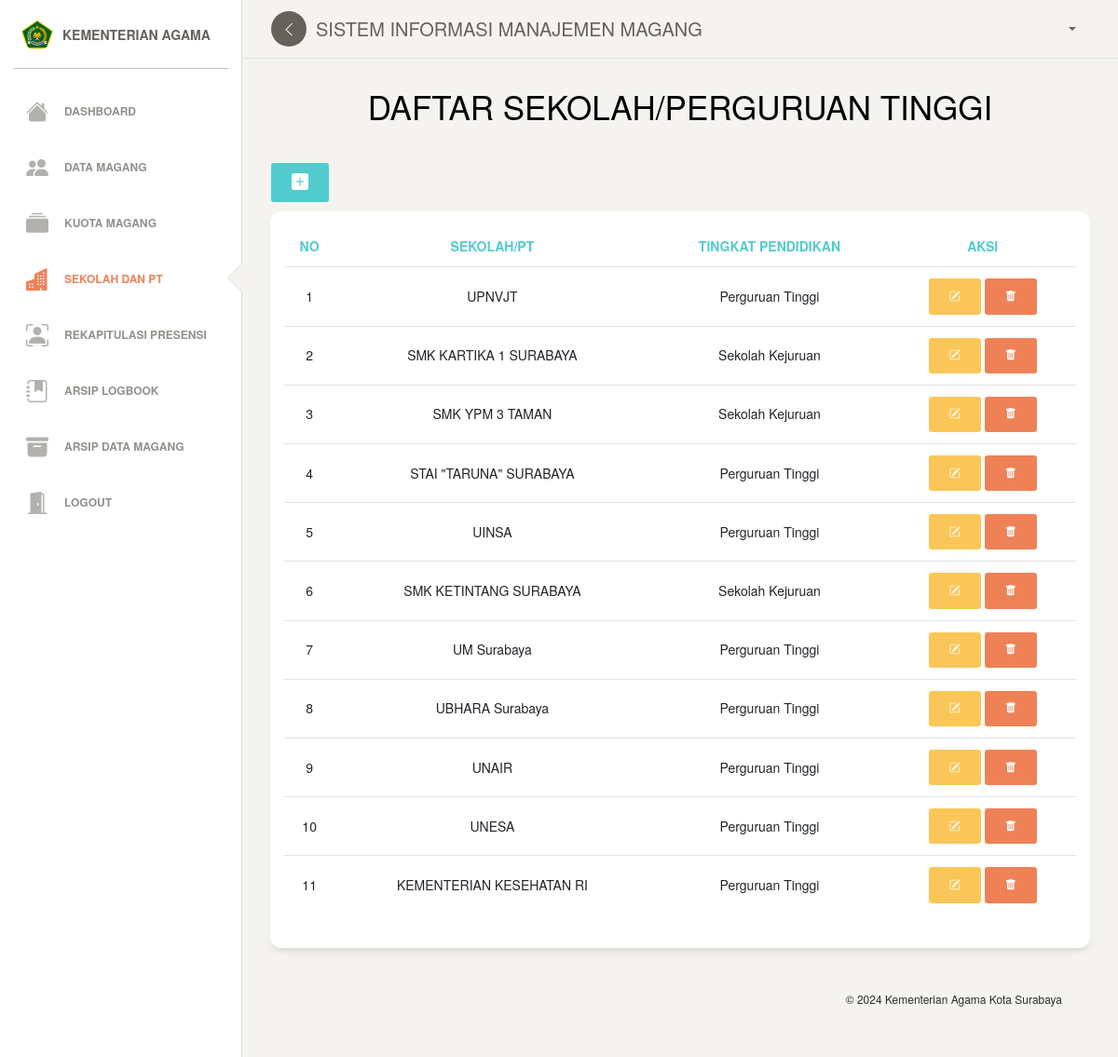
/admin/DaftarSekolahPT.php (signed in), run on the app's committed database.
### tables this page shows
CREATE TABLE `tb_sekolah_pt` (
  `ID_SEKOLAH_PT` int(11) NOT NULL AUTO_INCREMENT,
  `NAMA_SEKOLAH_PT` varchar(225) NOT NULL,
  `ID_PENDIDIKAN` int(11) NOT NULL,
  PRIMARY KEY (`ID_SEKOLAH_PT`),
  KEY `ID_PENDIDIKAN` (`ID_PENDIDIKAN`),
  CONSTRAINT `tb_sekolah_pt_ibfk_1` FOREIGN KEY (`ID_PENDIDIKAN`) REFERENCES `tb_pendidikan` (`ID_PENDIDIKAN`) ON DELETE NO ACTION ON UPDATE NO ACTION
);

CREATE TABLE `tb_pendidikan` (
  `ID_PENDIDIKAN` int(11) NOT NULL AUTO_INCREMENT,
  `TINGKAT_PENDIDIKAN` varchar(50) NOT NULL,
  PRIMARY KEY (`ID_PENDIDIKAN`)
);

### admin/DaftarSekolahPT.php (the view, shortened to what this page needs)
<?php
    include  '../koneksi.php';
?>
<!DOCTYPE html>
<html lang="en">
    <head>
        <link href="https://maxcdn.bootstrapcdn.com/font-awesome/latest/css/font-awesome.min.css" rel="stylesheet">
        <link rel="stylesheet" href="https://cdn.jsdelivr.net/npm/bootstrap-icons@1.10.2/font/bootstrap-icons.css">
        <link href="../assets/css/bootstrap.min.css" rel="stylesheet" />
        <link href="../assets/css/paper-dashboard.min.css?v=2.1.1" rel="stylesheet" />
        <link href="../assets/demo/demo.css" rel="stylesheet" />
    </head>
    <body class="">
        <div class="wrapper ">
            <div class="sidebar" data-color="white" data-active-color="danger">
                <div class="sidebar-wrapper">
                    <div class="user">
                        <div class="photo">
                            <img src="../assets/img/LOGO KEMENAG.png" alt="Logo">
                        </div>
                        <div class="info" style="font-weight: bold;">
                            <a class="simple-text logo-normal">
                                <span>
                                    KEMENTERIAN AGAMA
                                </span>
                            </a>
                        </div>
                    </div>
                    <ul class="nav">
                        <li>
                        <a href="./Dashboard.php">
                            <i class="bi bi-house-fill"></i>
                            <p>Dashboard</p>
                        </a>
                        </li>
                        <li>
                        <a href="./DataMagang.php">
                            <i class="bi bi-people-fill"></i>
                            <p>Data Magang</p>
                        </a>
                        </li>
                        <li>
                            <a href="./KuotaMagang.php">
                                <i class="bi bi-collection-fill"></i>
                                <p>Kuota Magang</p>
                            </a>
                        </li>
                        <li class="active">
                            <a href="./DaftarSekolahPT.php">
                                <i class="bi bi-buildings-fill"></i>
                                <p>Sekolah dan PT</p>
                            </a>
                        </li>
                        <li>
                            <a href="./ArsipPresensi.php">
                                <i class="bi bi-person-bounding-box"></i>
                                <p>Rekapitulasi Presensi</p>
                            </a>
                        </li>
                        <li>
                            <a href="./ArsipLogbook.php">
                                <i class="bi bi-journal-bookmark-fill"></i>
                                <p>Arsip Logbook</p>
                            </a>
                        </li>
                        <li >
                            <a href="./Arsip.php">
                                <i class="bi bi-archive-fill"></i>
                                <p>Arsip Data Magang</p>
                            </a>
                        </li>
                        <li class="nav-item-door">
                            <a href="../index.php">
                                <i class="bi bi-door-open-fill"></i>
                                <p>Logout</p>
                            </a>
                        </li>
                    </ul>
                </div>
            </div>
            <div class="main-panel" style="height: 100%; overflow-y: auto;">
                <nav class="navbar navbar-expand-lg navbar-absolute fixed-top navbar-transparent">
                    <div class="container-fluid">
                        <div class="navbar-wrapper">
                            <div class="navbar-minimize">
                                <button id="minimizeSidebar" class="btn btn-icon btn-round">
                                    <i class="nc-icon nc-minimal-left text-center visible-on-sidebar-regular"></i>
                                </button>
                            </div>
                            <a class="navbar-brand" href="javascript:;">SISTEM INFORMASI MANAJEMEN MAGANG</a>
                        </div>
                        <div class="collapse navbar-collapse justify-content-end" id="navigation">
                            <ul class="navbar-nav">
                                <li class="nav-item btn-rotate dropdown">
                                    <a class="nav-link dropdown-toggle" id="navbarDropdownMenuLink" data-toggle="dropdown" aria-haspopup="true" aria-expanded="false">
                                    </a>
                                </li>
                            </ul>
                        </div>
                    </div>
                </nav>
                <div class="content">
                    <h2 style="text-align: center;">
                        <a href="./DaftarSekolahPT.php" style="text-decoration: none; color: black;">DAFTAR SEKOLAH/PERGURUAN TINGGI</a>
                    </h2>
                    <div class="row">
                        <div class="col-md-12">
                            <button type="button" class="btn btn-primary" data-bs-toggle="modal" data-bs-target="#tambahSekolahPT">
                                <i class="bi bi-plus-square-fill" style="text-decoration: none; color: inherit; font-size:large"></i>
                            </button>
                        </div>
                    </div>
                    <div class="row">
                        <div class="col-md-12">
                            <div class="card">
                                <div class="card-body">
                                    <div class="table-responsive">
                                        <table class="table">
                                            <thead class=" text-primary">
                                                <th class="text-center">No</th>
                                                <th class="text-center">Sekolah/PT</th>
                                                <th class="text-center">Tingkat Pendidikan</th>
                                                <th class="text-center">Aksi</th>
                                            </thead>
                                            <tbody>
                                                <tr>
                                                    <?php
                                                    $view = $dbh->query("SELECT * FROM `tb_sekolah_pt` a
                                                                            JOIN `tb_pendidikan` b ON a.ID_PENDIDIKAN = b.ID_PENDIDIKAN
                                                                            ORDER BY `ID_SEKOLAH_PT`;");
                                                    if($view->rowCount()>0){
                                                        $no=1;
                                                        while($data = $view->fetch()){
                                                    ?>
                                                            <tr>
                                                                <td class="text-center"><?php echo $no++; ?></td>
                                                                <td class="text-center"><?php echo $data['NAMA_SEKOLAH_PT'];?></td>
                                                                <td class="text-center"><?php echo $data['TINGKAT_PENDIDIKAN'];?></td>
                                                                <td class="text-center">
                                                                    <button type="button" class="btn btn-warning"
                                                                        data-id="<?php echo $data['ID_SEKOLAH_PT']; ?>"
                                                                        data-nama="<?php echo $data['NAMA_SEKOLAH_PT']; ?>"
                                                                        data-pendidikan="<?php echo $data['ID_PENDIDIKAN']; ?>"
                                                                        onclick="displayEdit(this)">
                                                                        <i class="bi bi-pencil-square" style="text-decoration: none; color: inherit;"></i>
                                                                    </button>
                                                                    <a href='?sekolah_pt_id=<?php echo $data["ID_SEKOLAH_PT"]; ?>' class="btn btn-danger" onclick="return confirm('Apakah Anda yakin ingin menghapus data?')">
                                                                        <i class="bi bi-trash-fill"></i>
                                                                    </a>
                                                            </tr>
                                                    <?php
                                                        }
                                                    }
                                                    ?>
                                                </tr>
                                            </tbody>
                                        </table>
                                    </div>
                                </div>
                            </div>
                        </div>
                    </div>
                    <footer class="footer" style="position: relative; bottom: 0;">
                        <div class="container-fluid">
                            <div class="row">
                                <div class="credits ml-auto">
                                    <span class="copyright">
                                        ©
                                        Kementerian Agama Kota Surabaya
                                    </span>
                                </div>
                            </div>
                        </div>
                    </footer>
                </div>
            </div>
        </div>
    </body>
</html>

### data on the page
tb_sekolah_pt: NAMA_SEKOLAH_PT "UPNVJT", ID_PENDIDIKAN.TINGKAT_PENDIDIKAN "Perguruan Tinggi"
tb_sekolah_pt: NAMA_SEKOLAH_PT "SMK KARTIKA 1 SURABAYA", ID_PENDIDIKAN.TINGKAT_PENDIDIKAN "Sekolah Kejuruan"
tb_sekolah_pt: NAMA_SEKOLAH_PT "SMK YPM 3 TAMAN", ID_PENDIDIKAN.TINGKAT_PENDIDIKAN "Sekolah Kejuruan"
tb_sekolah_pt: NAMA_SEKOLAH_PT "STAI \"TARUNA\" SURABAYA", ID_PENDIDIKAN.TINGKAT_PENDIDIKAN "Perguruan Tinggi"
tb_sekolah_pt: NAMA_SEKOLAH_PT "UINSA", ID_PENDIDIKAN.TINGKAT_PENDIDIKAN "Perguruan Tinggi"
tb_sekolah_pt: NAMA_SEKOLAH_PT "SMK KETINTANG SURABAYA", ID_PENDIDIKAN.TINGKAT_PENDIDIKAN "Sekolah Kejuruan"
tb_sekolah_pt: NAMA_SEKOLAH_PT "UM Surabaya", ID_PENDIDIKAN.TINGKAT_PENDIDIKAN "Perguruan Tinggi"
tb_sekolah_pt: NAMA_SEKOLAH_PT "UBHARA Surabaya", ID_PENDIDIKAN.TINGKAT_PENDIDIKAN "Perguruan Tinggi"
tb_sekolah_pt: NAMA_SEKOLAH_PT "UNAIR", ID_PENDIDIKAN.TINGKAT_PENDIDIKAN "Perguruan Tinggi"
tb_sekolah_pt: NAMA_SEKOLAH_PT "UNESA", ID_PENDIDIKAN.TINGKAT_PENDIDIKAN "Perguruan Tinggi"
tb_sekolah_pt: NAMA_SEKOLAH_PT "KEMENTERIAN KESEHATAN RI", ID_PENDIDIKAN.TINGKAT_PENDIDIKAN "Perguruan Tinggi"
